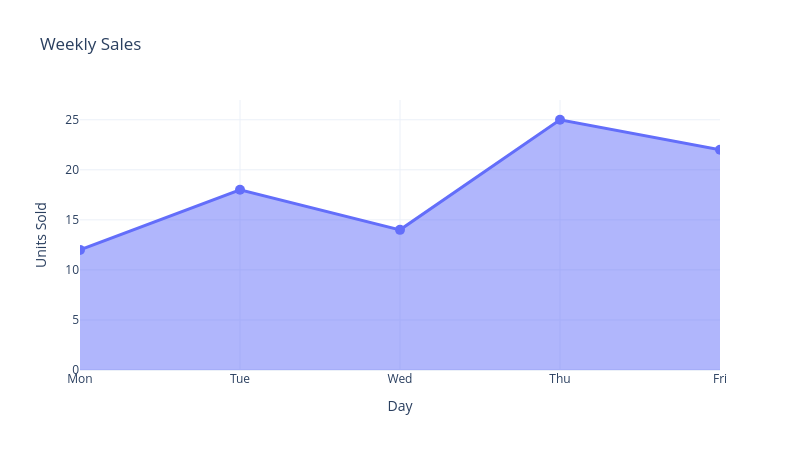

Here is the notebook cell this chart was saved with:
### Code cell
import plotly.graph_objects as go

x = ["Mon", "Tue", "Wed", "Thu", "Fri"]
sales = [12, 18, 14, 25, 22]

fig = go.Figure()

fig.add_trace(
    go.Scatter(
        x=x,
        y=sales,
        mode="lines+markers",
        name="Sales",
        line=dict(width=3),
        marker=dict(size=10),
        fill="tozeroy",
        hovertemplate="<b>%{x}</b><br>Sales: %{y}<extra></extra>",
    )
)

fig.update_layout(
    title="Weekly Sales",
    xaxis_title="Day",
    yaxis_title="Units Sold",
    template="plotly_white",
    hovermode="x unified",
    width=800,
    height=450,
)

fig.show()

### Figure 1 — Plotly figure (JSON) as saved in the notebook; plotly's stock layout.template omitted (floating-point values rounded to 4 significant figures)
{"data": [{"fill": "tozeroy", "hovertemplate": "<b>%{x}</b><br>Sales: %{y}<extra></extra>", "line": {"width": 3}, "marker": {"size": 10}, "mode": "lines+markers", "name": "Sales", "type": "scatter", "x": ["Mon", "Tue", "Wed", "Thu", "Fri"], "y": [12, 18, 14, 25, 22]}], "layout": {"height": 450, "hovermode": "x unified", "title": {"text": "Weekly Sales"}, "width": 800, "xaxis": {"autorange": true, "range": [0, 4], "title": {"text": "Day"}, "type": "category"}, "yaxis": {"autorange": true, "range": [0, 26.97], "title": {"text": "Units Sold"}, "type": "linear"}}}
